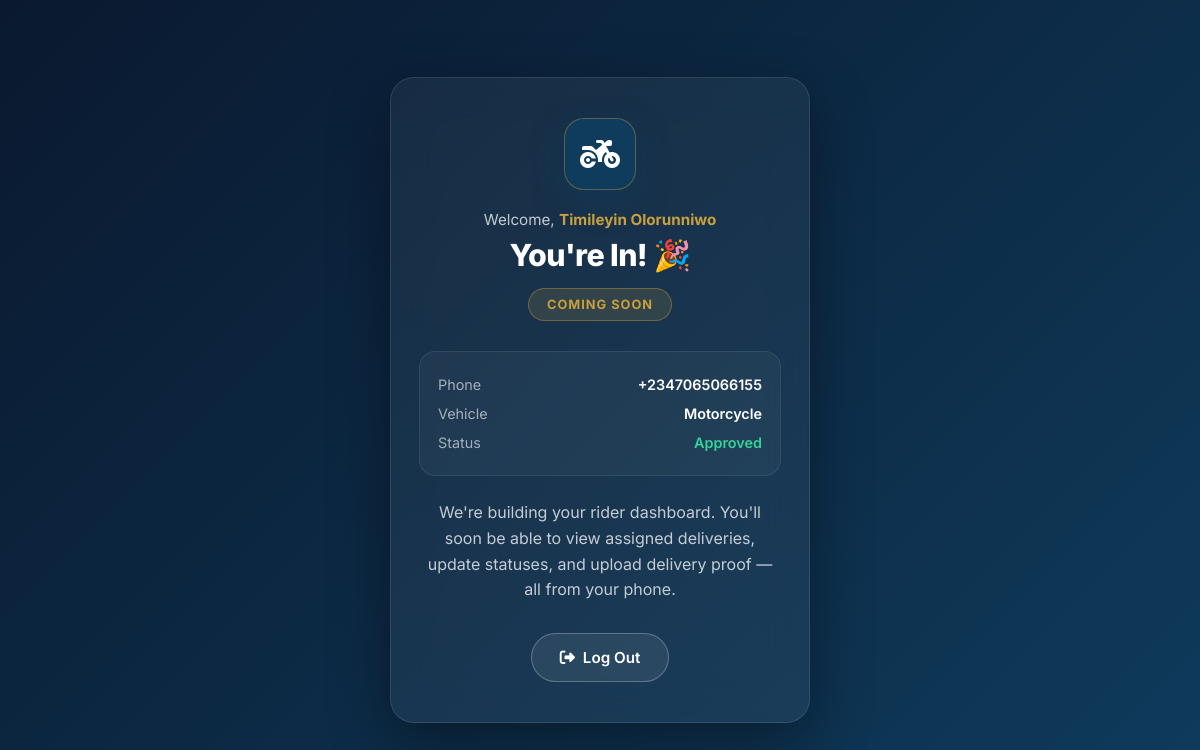
The page /dispatch_riders/coming_soon (signed in) on the database its author committed.
### app.py (models this page shows)
class Rider(db.Model):
    id = db.Column(db.Integer, primary_key=True)
    full_name = db.Column(db.String(100), nullable=False)
    phone = db.Column(db.String(20), unique=True, nullable=False)
    email = db.Column(db.String(100))
    password_hash = db.Column(db.String(200), nullable=False)
    vehicle_type = db.Column(db.String(50), nullable=False)
    status = db.Column(db.String(20), default='pending')
    is_active = db.Column(db.Boolean, default=True)
    created_at = db.Column(db.DateTime, default=datetime.now(timezone.utc))
    approved_at = db.Column(db.DateTime)

### app.py (the view)
@app.route('/dispatch_riders/coming_soon')
def dispatch_rider_coming_soon():
    if 'rider_id' not in session:
        return redirect(url_for('dispatch_rider_login'))
    rider = Rider.query.get(session['rider_id'])
    if not rider:
        session.clear()
        return redirect(url_for('dispatch_rider_login'))
    return render_template('dispatch_rider_coming_soon.html', rider=rider)

### templates/dispatch_rider_coming_soon.html (shortened to what this page needs)
<!DOCTYPE html>
<html lang="en">
<head>
    <link rel="stylesheet" href="https://cdnjs.cloudflare.com/ajax/libs/font-awesome/6.4.0/css/all.min.css">
</head>
<body>
    <div class="card">
        <div class="brand-icon">
            <i class="fas fa-motorcycle"></i>
        </div>
        <div class="welcome">
            Welcome, <strong>{{ rider.full_name }}</strong>
        </div>
        <h1>You're In! 🎉</h1>
        <div class="badge-coming">Coming Soon</div>
        <div class="rider-details">
            <div class="row">
                <span class="lbl">Phone</span>
                <span class="val">{{ rider.phone }}</span>
            </div>
            <div class="row">
                <span class="lbl">Vehicle</span>
                <span class="val">{{ rider.vehicle_type }}</span>
            </div>
            <div class="row">
                <span class="lbl">Status</span>
                <span class="val status-approved">{{ rider.status|capitalize }}</span>
            </div>
        </div>
        <p class="desc">
            We're building your rider dashboard. You'll soon be able to view
            assigned deliveries, update statuses, and upload delivery proof —
            all from your phone.
        </p>
        <a href="/dispatch_riders/logout" class="btn-logout">
            <i class="fas fa-sign-out-alt"></i>
            Log Out
        </a>
    </div>
</body>
</html>

### templates/dispatch_rider_coming_soon.html (style rules this page uses)
* { margin: 0; padding: 0; box-sizing: border-box; -webkit-tap-highlight-color: transparent; }
body { font-family: 'Inter', -apple-system, BlinkMacSystemFont, sans-serif; background: linear-gradient(135deg, #0A192F 0%, #0F3B5C 100%); min-height: 100vh; display: flex; align-items: center; justify-content: center; padding: 24px; color: white; }
.card { max-width: 420px; width: 100%; text-align: center; background: rgba(255, 255, 255, 0.05); border: 1px solid rgba(255, 255, 255, 0.10); border-radius: 24px; padding: 40px 28px; backdrop-filter: blur(20px); box-shadow: 0 20px 60px rgba(0, 0, 0, 0.4); }
.card .brand-icon { display: inline-flex; align-items: center; justify-content: center; width: 72px; height: 72px; background: #0F3B5C; border: 1px solid rgba(201, 160, 61, 0.4); border-radius: 20px; margin-bottom: 20px; box-shadow: 0 10px 30px rgba(15, 59, 92, 0.5); }
.card .brand-icon i { font-size: 2rem; color: white; }
.welcome { font-size: 0.95rem; color: rgba(255, 255, 255, 0.75); margin-bottom: 8px; }
.welcome strong { color: #C9A03D; }
h1 { font-size: 1.9rem; font-weight: 800; letter-spacing: -0.6px; margin-bottom: 14px; }
p.desc { font-size: 1rem; color: rgba(255, 255, 255, 0.75); line-height: 1.6; margin-bottom: 30px; }
.badge-coming { display: inline-block; padding: 8px 18px; background: rgba(201, 160, 61, 0.15); color: #C9A03D; border: 1px solid rgba(201, 160, 61, 0.4); border-radius: 30px; font-size: 0.8rem; font-weight: 700; letter-spacing: 1px; text-transform: uppercase; margin-bottom: 30px; }
.btn-logout { display: inline-flex; align-items: center; gap: 8px; padding: 14px 28px; background: rgba(255, 255, 255, 0.08); color: white; border: 1px solid rgba(255, 255, 255, 0.25); border-radius: 50px; font-family: inherit; font-size: 0.95rem; font-weight: 600; text-decoration: none; transition: all 0.2s; }
.rider-details { background: rgba(255, 255, 255, 0.04); border: 1px solid rgba(255, 255, 255, 0.08); border-radius: 16px; padding: 18px; margin-bottom: 24px; text-align: left; font-size: 0.9rem; }
.rider-details .row { display: flex; justify-content: space-between; padding: 6px 0; }
.rider-details .row .lbl { color: rgba(255, 255, 255, 0.6); }
.rider-details .row .val { color: white; font-weight: 600; }
.rider-details .row .val.status-approved { color: #34d399; }

### rows shown on the page
Rider: full_name "Timileyin Olorunniwo", phone "+2347065066155", vehicle_type "Motorcycle", status "Approved"
